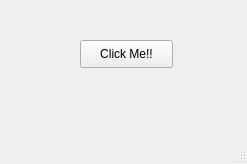
<?xml version="1.0" encoding="UTF-8"?>
<ui version="4.0">
 <class>MainWindow</class>
 <widget class="QMainWindow" name="MainWindow">
  <property name="enabled">
   <bool>true</bool>
  </property>
  <property name="geometry">
   <rect>
    <x>0</x>
    <y>0</y>
    <width>247</width>
    <height>164</height>
   </rect>
  </property>
  <property name="windowTitle">
   <string>MainWindow</string>
  </property>
  <widget class="QWidget" name="centralwidget">
   <widget class="QPushButton" name="pushButton">
    <property name="geometry">
     <rect>
      <x>80</x>
      <y>40</y>
      <width>93</width>
      <height>28</height>
     </rect>
    </property>
    <property name="text">
     <string>Click Me!!</string>
    </property>
   </widget>
  </widget>
  <widget class="QMenuBar" name="menubar">
   <property name="geometry">
    <rect>
     <x>0</x>
     <y>0</y>
     <width>247</width>
     <height>26</height>
    </rect>
   </property>
  </widget>
  <widget class="QStatusBar" name="statusbar"/>
 </widget>
 <resources/>
 <connections/>
</ui>
